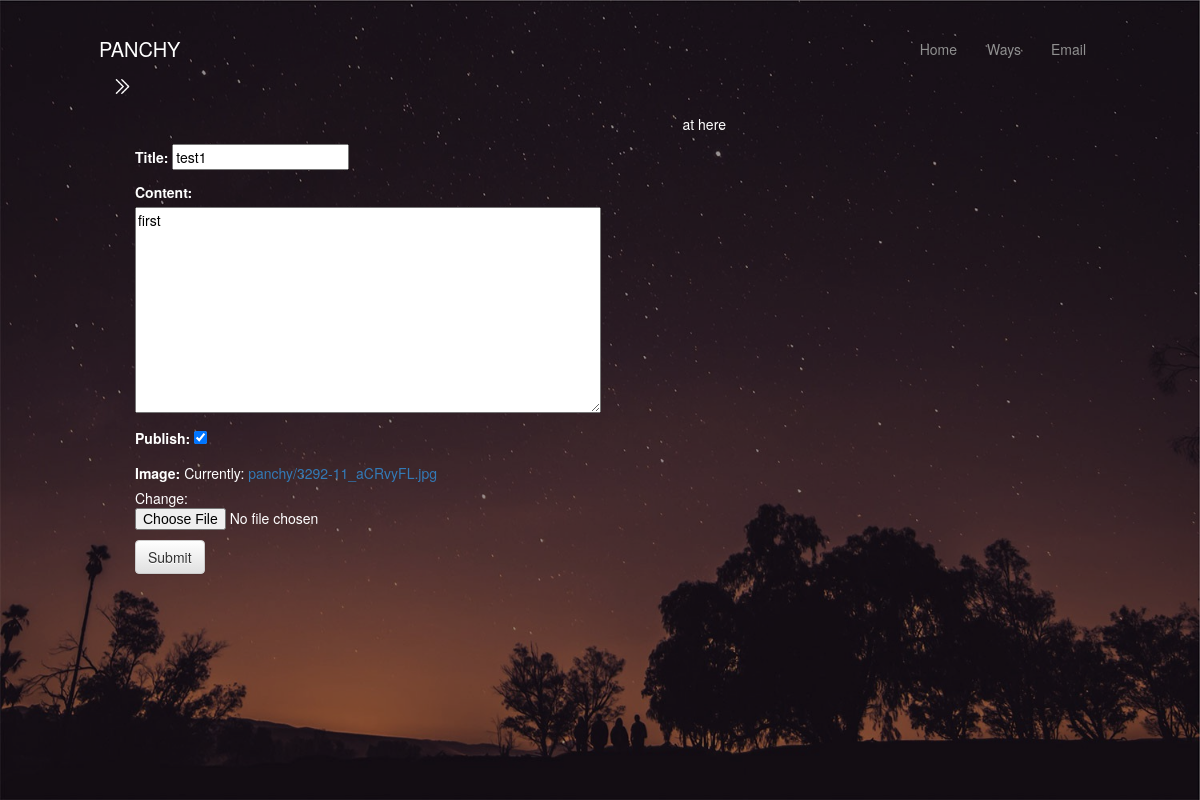
Screenshot of /index/1/edit/ (signed in) with the database file from the repository.
### article/models.py (models this page shows, shortened)
class Article(models.Model):
    User=models.ForeignKey(settings.AUTH_USER_MODEL,default=1)
    Id=models.AutoField(primary_key=True)
    Title=models.CharField(max_length=1000,blank = False)
    Image=models.ImageField(upload_to=upload_location,
                            null=False,
                            blank=False,
                            width_field='width_field',
                            height_field='height_field',)
    height_field=models.IntegerField(default=0)
    width_field=models.IntegerField(default=0)
    Publish=models.BooleanField(default=False)
    Content=models.TextField()
    UpdateTime=models.DateTimeField(auto_now_add=False,auto_now=True)
    Build=models.DateTimeField(auto_now_add=True,auto_now=False)
    objects=PostManager()

### article/views.py (the view)
# urls.py: url(r'^(?P<pk>\d+)/edit/$',updateArticle,name="edit"),
def updateArticle(request,pk):
    if not request.user.is_staff or not request.user.is_superuser:
        raise Http404
    instance=get_object_or_404(Article,Id=pk)
    form=PostForm(request.POST or None,request.FILES or None,instance=instance)
    if form.is_valid():
        instance=form.save(commit=False)
        instance.save()
        return HttpResponseRedirect(instance.get_absolute_url())
    context={
        "form":form,
        "from":"Edit",
    }
    return render(request,"post.html",context)

### article/forms.py
class PostForm(forms.ModelForm):
    class Meta:
        model=Article
        fields=[
            "Title",
            "Content",
            "Publish",
            "Image"
        ]

### article/models.py (called while the page is built)
    def all(self,*args,**kwargs):
        return super(PostManager,self).order_by("-UpdateTime")

### templates/post.html (shortened to what this page needs)
{%extends 'base.html' %}
{% load static %}
{%block css%}
<link rel="stylesheet" type="text/css" href="{% static 'css/post.css' %}">
{%endblock css%}
{%block intro%}
<div class="intro row">
  <div class="col-lg-6">
    <form class="" action="" method="post" enctype="multipart/form-data"> {%csrf_token%}
      {{form.as_p}}
      <button type="submit" id="sub_form" class="btn btn-default">Submit</button>
    </form>
  </div>
  <div class="col-lg-6">
    <p>at here</p>
  </div>
</div>
{%endblock intro%}

### static/css/base.css (style rules this page uses)
body, html { height: 100%; margin: 0; }

### static/css/post.css (style rules this page uses)
.intro { margin-left: 10%; color: white ; }
#id_Content { margin: 0px; width: 90%; height: 70%; color: black; }
#id_Title { color: black; }

### rows the page displays
Article: Title "test1", Content "first", Publish "☑"
